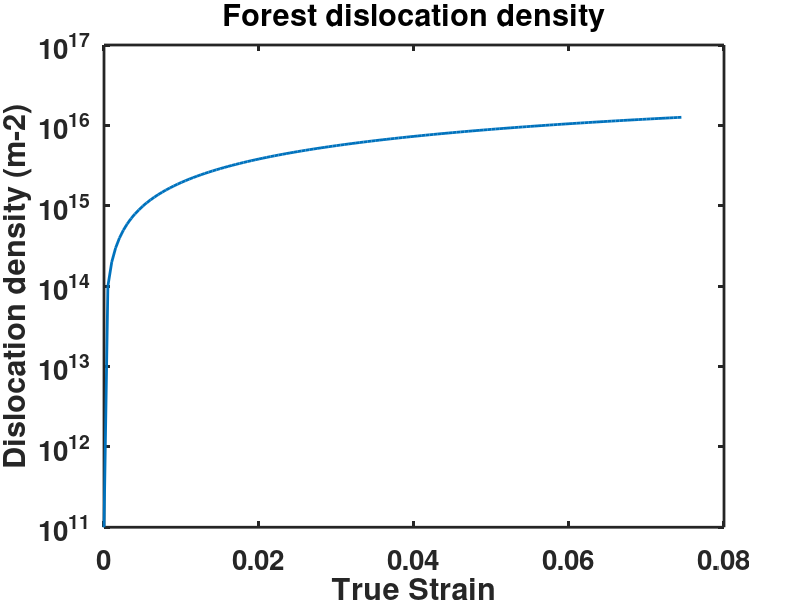
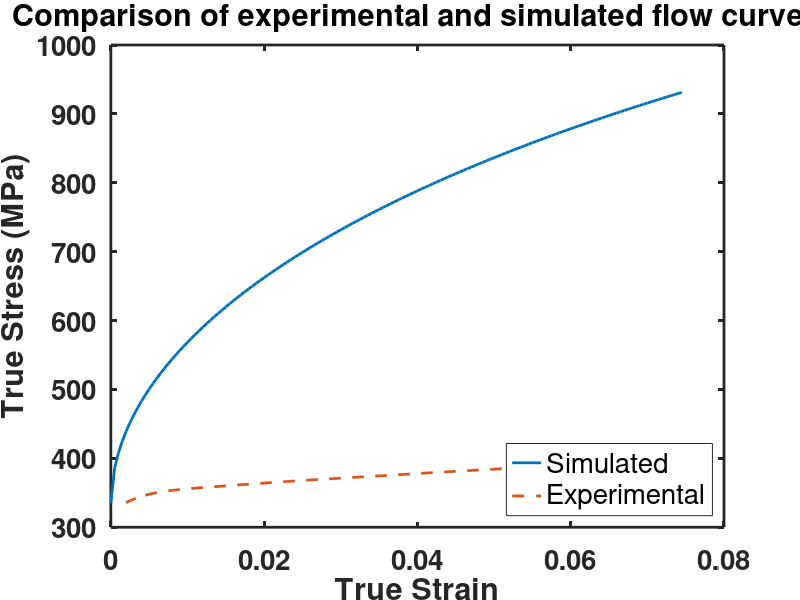

Here is the MATLAB script that generated these plots, in order:
%This script is for Geomtric obstacle model . The script is
%based on Kocks-Mecking equation dp/de=M(K-K2*p). Here, 'p' is
% forest dislocation density. 'M' is Taylor factor. K2 is related to dynamic recovery. K is
% related to dislocation storage due to dispersoids/precipitates/grain boundaries. 

clc;
clear;

%Provide the path of the experimental data. Experimental data should be
%true plastic strain versus true stress in a 'txt' file.

data = load('example_1.txt');
exp_strain = data(:,1);
exp_stress = data(:,2);

%Input Material parameters
%Al
b=2.86E-10; %Burgers vector
G=27000;    %Shear modulus
orientationfactor=2.3; %Taylor factor
alpha=0.3; %alpha parameter

%Specify the total plastic strain till which simulations should be
%performed

total_plastic_strain=0.0745;

%define the strain increment for performing the simulations
h=0.0005; %a small value should always be used for accurate numerical integartion to be performed later

%Calculate the total number of steps in the calculation
total_steps=total_plastic_strain/h;

%Intialize variables for storing the output variables such as dislocation
%density and flow stress

Rho=zeros(1,(total_steps+1)); %initialize dislocation density
stress=zeros(1,(total_steps+1));%initialize flow stress
strain=zeros(1,(total_steps+1)); %intialize strain

%set initial counter
dynamic=1;

%Give an intial guess of K1 , K2, intial dislocation density and yield
%strength

                    
 k_2=2.0;             %Initial guess of K2 %1.0;
 k=8.69E16;            %Initial guess of K %8.69E14; 
 %Keep changing K1 and K2 to get good match between experimental and
 %simulated stress-strain curves
 
 Rho(dynamic)=1E11; %intial dislocation density
 yield=333;          %yield stength of the material
 stress(dynamic)=yield+orientationfactor*alpha*G*b*sqrt(Rho(dynamic));
 
while dynamic <=total_steps
    
              y_1= (k-k_2*Rho(dynamic))*orientationfactor*h;
              
              y_2= (k-k_2*(Rho(dynamic)+0.5*y_1))*orientationfactor*h;
              
              y_3= (k-k_2*(Rho(dynamic)+0.5*y_2))*orientationfactor*h;
              
              y_4= (k-k_2*(Rho(dynamic)+y_3))*orientationfactor*h;
              
              Rho(dynamic+1)= Rho(dynamic)+((y_1+2*y_2+2*y_3+y_4)/6);
              
              strain(dynamic+1)=strain(dynamic)+h;
              stress(dynamic+1)=yield+orientationfactor*alpha*G*b*sqrt(Rho(dynamic+1));
              dynamic=dynamic+1;
end

%plot forest dislocation density with plastic strain
plot(strain,Rho,'linewidth',2)
title('Forest dislocation density')
xlabel('True Strain')
ylabel('Dislocation density (m-2)')
set(gca, 'YScale', 'log')
set(gca,'FontSize',20,'fontweight','bold')
set(gcf,'color','w');
set(gca,'linewidth',2);

figure ()

%compare simulated flow stress with plastic strain with experimental flow
%stress data
plot(strain,stress,'linewidth',2) %simulated
hold on
plot(exp_strain,exp_stress,'linewidth',2,'LineStyle','--') %experimental
title('Comparison of experimental and simulated flow curves')
xlabel('True Strain')
ylabel('True Stress (MPa)')
set(gca,'FontSize',20,'fontweight','bold')
set(gcf,'color','w');
set(gca,'linewidth',2);
legend('Simulated','Experimental','Location','Southeast','Orientation','vertical','fontsize',20);



